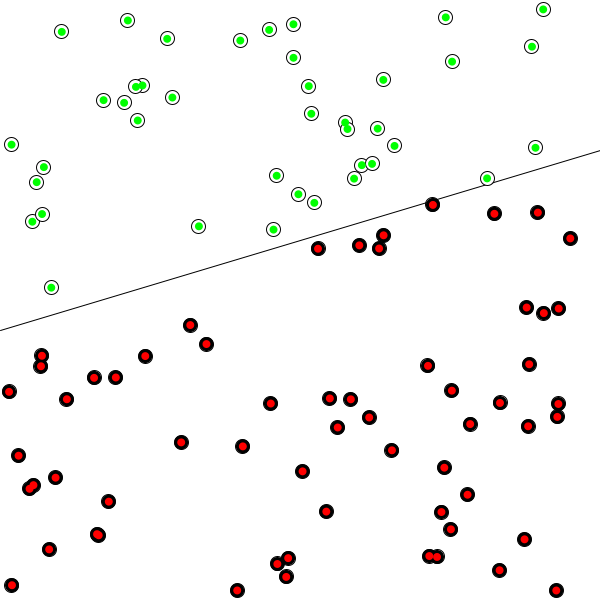
Frame 1 (no input)
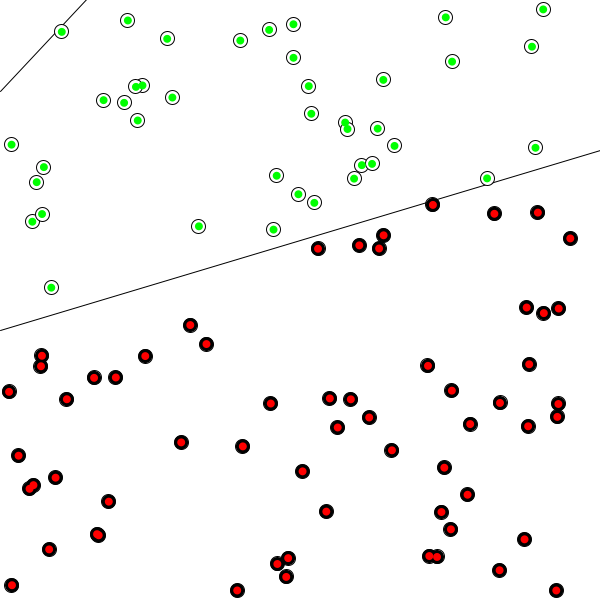
Frame 60 (the mouse pressed at the canvas centre just before this capture)
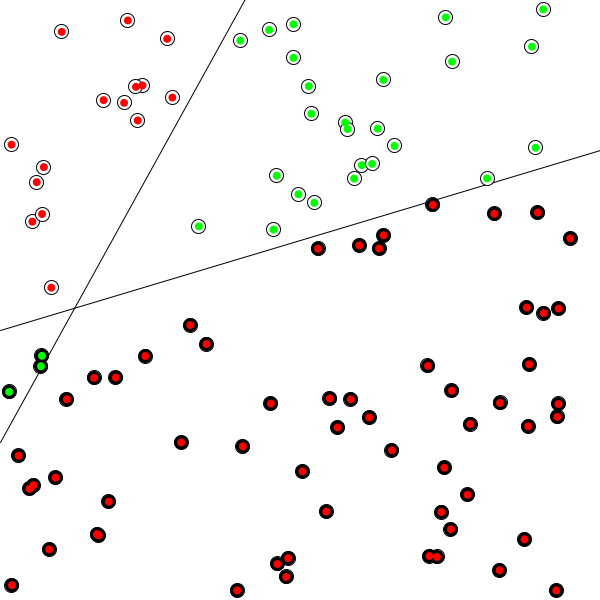
Frame 120 (the mouse held since frame 60 and released just before this capture)

The Processing sketch that drew these frames (run headless with seeded random() and noise(); from frame 60 on, the mouse is pressed at the canvas centre):

// Processing sketch: Simple_Perceptron_Part_2
// ── Simple_Perceptron_Part_2.pde
Perceptron brain;
Point[] points = new Point[100];
int trainingIndex = 0;

void setup() {
  size(600, 600);
  brain = new Perceptron(3);

  for (int i=0; i < points.length; i++) {
    points[i] = new Point();
  }
}

void draw() {
  background(255);
  stroke(0);
  //line(0, height, width, 0);

  Point p1 = new Point(-1, f(-1));
  Point p2 = new Point(1, f(1));
  line(p1.pixelX(), p1.pixelY(), p2.pixelX(), p2.pixelY()); 
  
  Point p3 = new Point(-1, brain.guessY(-1));
  Point p4 = new Point(1, brain.guessY(1));
  line(p3.pixelX(), p3.pixelY(), p4.pixelX(), p4.pixelY()); 

  for (Point pt : points) {
    pt.show();
  }

  for (Point pt : points) {
    float[] inputs = {pt.x, pt.y, pt.bias};
    int target = pt.label;
    int guess = brain.guess(inputs);
    if (guess == target) {
      fill(0, 255, 0);
    } else {
      fill(255, 0, 0);
    }
    noStroke(); 
    ellipse(pt.pixelX(), pt.pixelY(), 8, 8);
  }

  Point training = points[trainingIndex];
  float[] inputs = {training.x, training.y, training.bias};
  int target = training.label;
  brain.train(inputs, target);
  trainingIndex++;
  if (trainingIndex == points.length) {
    trainingIndex = 0;
  }
}

void mousePressed() {
  //for (Point pt : points) {
  //  float[] inputs = {pt.x, pt.y};
  //  int target = pt.label;
  //  brain.train(inputs, pt.label);
  //}
}

// ── Perceptron.pde
int sign(float n) {
  if (n >= 0) {
    return 1;
  } else {
    return -1;
  }
}

class Perceptron {
  float[] weights;
  float lr = 0.005;

  Perceptron(int n) {
    weights = new float[n];
    for (int i = 0; i < weights.length; i++) {
      weights[i] = random(-1, 1);
    }
  }
  int guess(float[] inputs) {
    float sum = 0;
    for (int i=0; i < weights.length; i++) {
      sum += inputs[i]*weights[i];
    }
    int output = sign(sum);
    return output;
  }

  float guessY(float x) {
    float w0 = weights[0];
    float w1 = weights[1];
    float w2 = weights[2];

    return -(w2/w1) - (w0/w1) * x;
  }

  void train(float[] inputs, int target) {
    int guess = guess(inputs);
    int error = target - guess;

    for (int i = 0; i < weights.length; i++) {
      weights[i] += error*inputs[i]*lr;
    }
  }
}

// ── Training.pde
float f(float x) {
  return 0.3 * x + 0.2;
}

class Point {
  float x;
  float y;
  float bias = 1;
  int label;

  Point(float x_, float y_) {
    x = x_;
    y = y_;
  }

  Point() {
    x = random(-1, 1);
    y = random(-1, 1);

    float lineY = f(x);
    if (y > lineY) {
      label = 1;
    } else {
      label = -1;
    }
  }

  float pixelX() {
    return map(x, -1, 1, 0, width);
  }

  float pixelY() {
    return map(y, -1, 1, height, 0);
  }

  void show() {
    //stroke(0);
    if (label == 1) {
      fill(255);
    } else {
      fill(0);
    }

    float px = pixelX();
    float py = pixelY();
    ellipse(px, py, 14, 14);
  }
}
